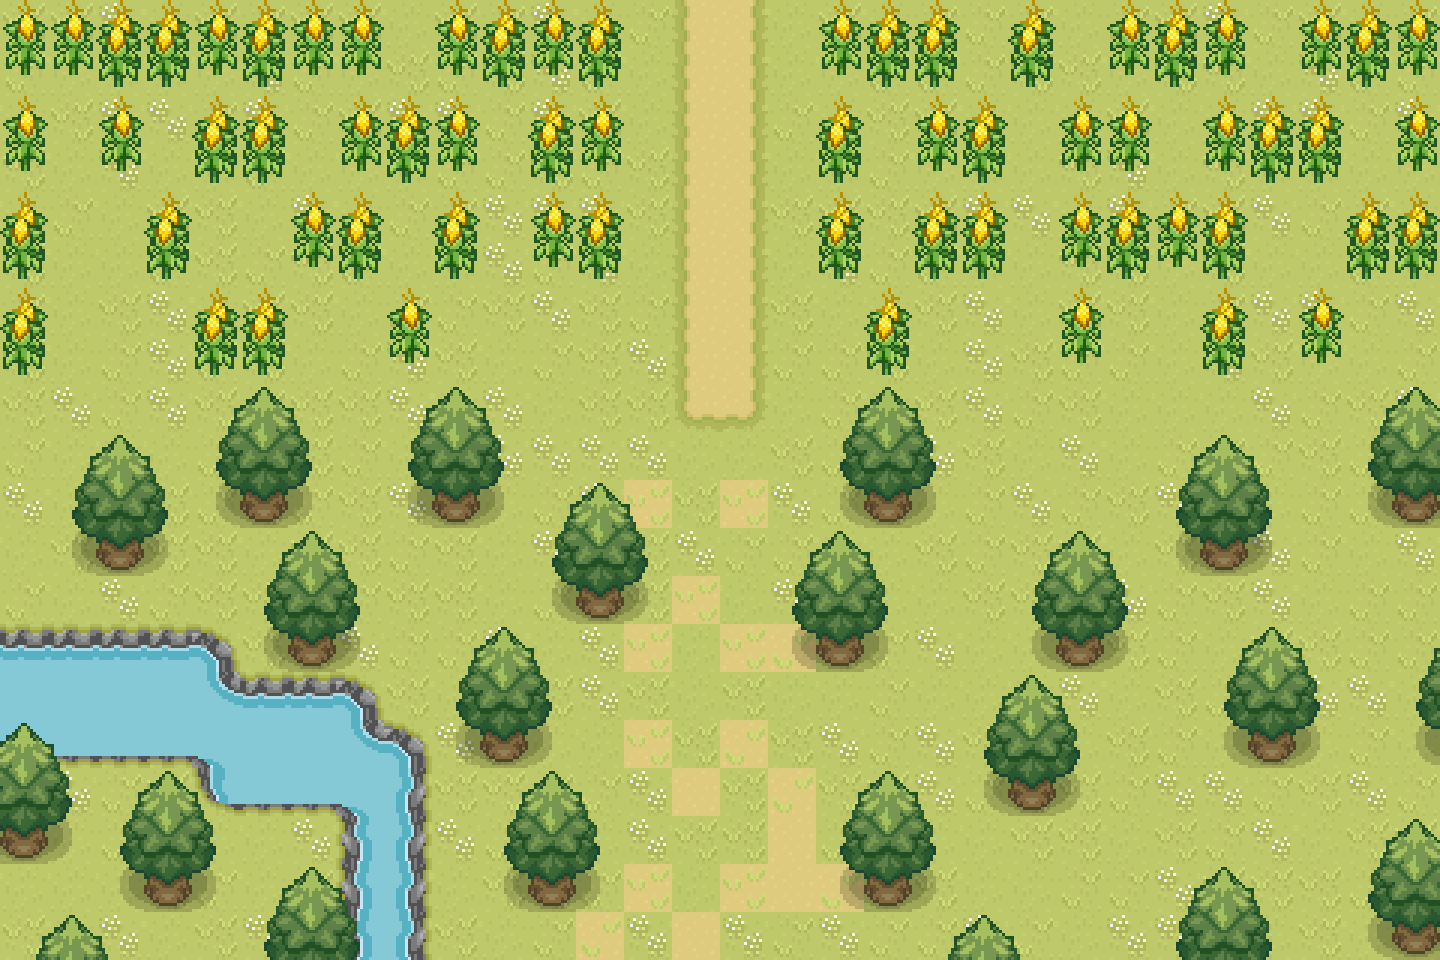

Tiled map render using the project's own tile images. Description and the whole map definition, tile-layer contents included, below:
An orthogonal 30x20 tile map with 48x48 px tiles, 2 tile layers (Terrain, Props), 4 tilesets.

<map version="1.10" tiledversion="1.11.2" orientation="orthogonal" renderorder="right-down" width="30" height="20" tilewidth="48" tileheight="48" infinite="0" nextlayerid="4" nextobjectid="1">
 <tileset firstgid="1" source="../tilemap/Farm_Terrain.tsx" />
 <tileset firstgid="257" source="../tilemap/Farm_Others.tsx" />
 <tileset firstgid="513" source="../tilemap/Farm_Crop.tsx" />
 <tileset firstgid="769" source="../tilemap/Farm_Crop_2.tsx" />
 <layer id="1" name="Terrain" width="30" height="20">
  <data encoding="csv">
19,19,3,18,19,2,19,19,18,19,2,3,18,2,49,51,18,19,18,2,2,2,18,2,19,3,2,19,18,2,
2,18,18,18,18,3,2,18,19,2,19,3,2,18,49,51,18,18,2,2,2,19,19,18,19,19,18,3,2,2,
18,19,3,3,2,3,2,19,3,3,2,3,19,18,49,51,2,18,19,19,18,18,18,19,18,18,3,3,2,3,
19,18,3,18,18,2,18,18,18,2,2,19,2,19,49,51,18,18,2,18,18,18,19,3,18,19,18,18,18,18,
18,2,18,19,19,18,3,18,2,2,3,3,3,19,49,51,19,19,19,19,3,3,18,3,2,19,3,2,2,18,
19,18,18,2,19,2,19,2,18,18,3,2,3,18,49,51,18,3,2,2,18,18,19,19,18,19,18,18,2,18,
2,18,19,3,18,19,19,18,2,2,19,3,19,2,49,51,19,18,18,19,3,18,19,19,18,2,3,3,2,3,
19,18,2,3,2,19,18,2,3,19,18,2,19,3,49,51,2,2,19,18,3,19,2,2,18,3,19,18,18,2,
19,3,2,3,19,2,19,19,3,18,3,18,19,19,65,67,18,2,18,19,3,2,19,18,18,18,3,2,19,3,
2,18,18,18,2,19,19,2,18,19,3,3,3,3,18,18,19,2,3,3,19,18,3,18,2,2,2,19,2,2,
3,18,2,19,2,3,2,19,3,18,18,2,3,21,19,21,3,2,3,18,2,3,2,19,3,3,18,2,2,3,
18,19,18,19,19,18,19,19,2,19,18,3,2,19,3,2,2,18,18,19,2,19,19,18,19,18,3,2,18,3,
2,18,3,2,19,19,3,2,19,19,18,2,19,19,21,18,3,18,18,18,19,19,19,3,2,19,3,18,2,2,
130,130,130,130,131,19,19,3,2,2,3,18,3,21,18,21,20,19,2,3,18,18,2,19,2,18,19,19,2,2,
146,146,146,146,133,130,130,131,19,18,3,19,3,19,18,19,18,18,2,18,18,18,3,18,19,2,2,3,3,18,
162,162,162,162,148,146,146,133,131,3,2,18,18,21,19,20,19,3,2,3,19,2,18,19,2,18,3,18,2,18,
18,3,2,19,161,162,162,148,147,19,19,2,2,3,50,19,20,19,19,3,2,3,19,2,3,3,2,19,3,2,
18,18,2,19,18,18,3,145,147,3,2,18,18,3,19,19,50,2,18,18,18,19,19,18,19,2,3,18,19,19,
18,18,18,19,2,18,2,145,147,18,19,3,2,21,18,21,50,20,18,19,18,18,2,2,3,19,19,19,2,18,
19,18,3,18,19,3,19,145,147,19,18,2,20,3,50,3,2,3,2,2,3,2,18,3,3,3,18,19,18,18
</data>
 </layer>
 <layer id="2" name="Props" width="30" height="20">
  <data encoding="csv">
2147484520,2147484520,2147484264,2147484264,2147484520,2147484264,2147484520,2147484520,0,2147484520,2147484264,2147484520,2147484264,0,0,0,0,2147484520,2147484264,2147484264,0,2147484264,0,2147484520,2147484264,2147484520,0,2147484520,2147484264,2147484520,
2147484536,2147484536,2147484280,2147484280,2147484536,2147484280,2147484536,2147484536,0,2147484536,2147484280,2147484536,2147484280,0,0,0,0,2147484536,2147484280,2147484280,0,2147484280,0,2147484536,2147484280,2147484536,0,2147484536,2147484280,2147484536,
2147484520,0,2147484520,0,2147484264,2147484264,0,2147484520,2147484264,2147484520,0,2147484264,2147484520,0,0,0,0,2147484264,0,2147484520,2147484264,0,2147484520,2147484520,0,2147484520,2147484264,2147484264,0,2147484520,
2147484536,0,2147484536,0,2147484280,2147484280,0,2147484536,2147484280,2147484536,0,2147484280,2147484536,0,0,0,0,2147484280,0,2147484536,2147484280,0,2147484536,2147484536,0,2147484536,2147484280,2147484280,0,2147484536,
2147484264,0,0,2147484264,0,0,2147484520,2147484264,0,2147484264,0,2147484520,2147484264,0,0,0,0,2147484264,0,2147484264,2147484264,0,2147484520,2147484264,2147484520,2147484264,0,0,2147484264,2147484264,
2147484280,0,0,2147484280,0,0,2147484536,2147484280,0,2147484280,0,2147484536,2147484280,0,0,0,0,2147484280,0,2147484280,2147484280,0,2147484536,2147484280,2147484536,2147484280,0,0,2147484280,2147484280,
2147484264,0,0,0,2147484264,2147484264,0,0,2147484520,0,0,0,0,0,0,0,0,0,2147484264,0,0,0,2147484520,0,0,2147484264,0,2147484520,0,0,
2147484280,0,0,0,2147484280,2147484280,0,0,2147484536,0,0,0,0,0,0,0,0,0,2147484280,0,0,0,2147484536,0,0,2147484280,0,2147484536,0,0,
0,0,0,0,406,407,408,0,406,407,408,0,0,0,0,0,0,406,407,408,0,0,0,0,0,0,0,0,406,407,
0,406,407,408,422,423,424,0,422,423,424,0,0,0,0,0,0,422,423,424,0,0,0,0,406,407,408,0,422,423,
0,422,423,424,438,439,440,0,438,439,440,406,407,408,0,0,0,438,439,440,0,0,0,0,422,423,424,0,438,439,
0,438,439,440,0,406,407,408,0,0,0,422,423,424,0,0,406,407,408,0,0,406,407,408,438,439,440,0,0,0,
0,0,0,0,0,422,423,424,0,0,0,438,439,440,0,0,422,423,424,0,0,422,423,424,0,0,0,0,0,0,
0,0,0,0,0,438,439,440,0,406,407,408,0,0,0,0,438,439,440,0,0,438,439,440,0,406,407,408,0,406,
0,0,0,0,0,0,0,0,0,422,423,424,0,0,0,0,0,0,0,0,406,407,408,0,0,422,423,424,0,422,
407,408,0,0,0,0,0,0,0,438,439,440,0,0,0,0,0,0,0,0,422,423,424,0,0,438,439,440,0,438,
423,424,406,407,408,0,0,0,0,0,406,407,408,0,0,0,0,406,407,408,438,439,440,0,0,0,0,0,0,0,
439,440,422,423,424,0,0,0,0,0,422,423,424,0,0,0,0,422,423,424,0,0,0,0,0,0,0,0,406,407,
0,0,438,439,440,406,407,408,0,0,438,439,440,0,0,0,0,438,439,440,0,0,0,0,406,407,408,0,422,423,
406,407,408,0,0,422,423,424,0,0,0,0,0,0,0,0,0,0,0,406,407,408,0,0,422,423,424,0,438,439
</data>
 </layer>
</map>
